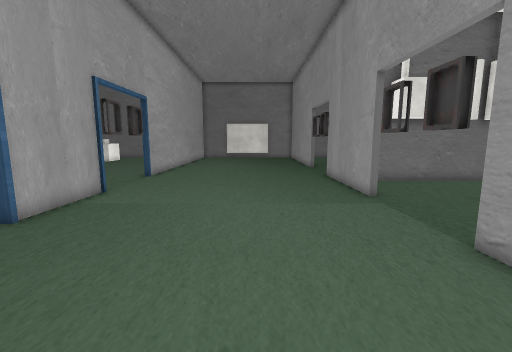
View 1 (above)

16 first-person views from a walk through a 3-D level made in the Unity game engine. The camera is 1.5 m above the floor, tilts 8° down and sees 90° across. Doors are open. The floor is counted in squares, 0.66 m on a side. Each view is taken from the middle of a square. On the plan, view 1 faces up. The plan holds only what a view shows up to about 17 squares ahead; the rest is blank. The place goes on beyond the plan. The player character is not drawn. Some surface patterns are stand-ins.

View 2
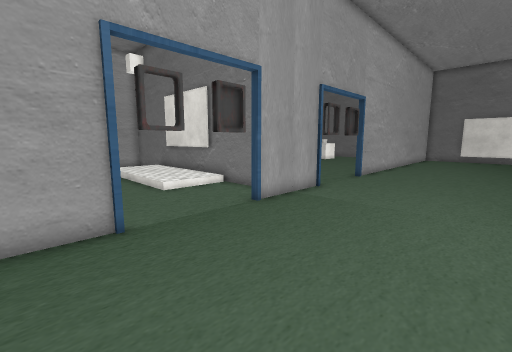

View 3
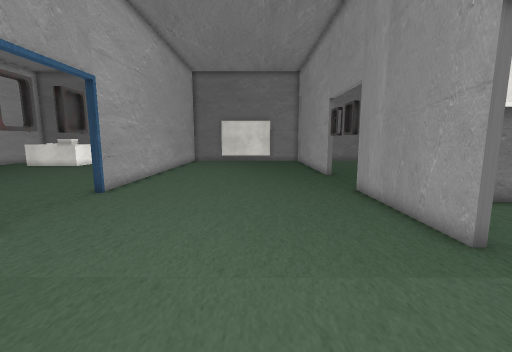

View 4
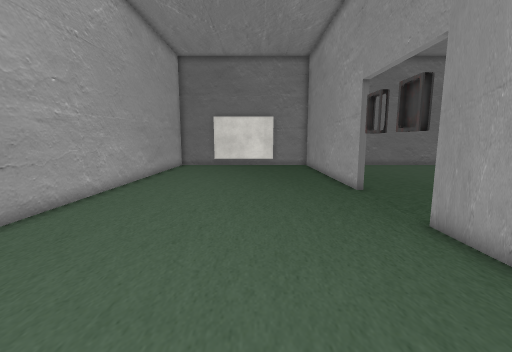

View 5
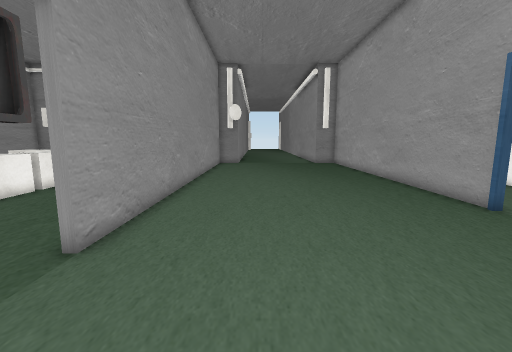

View 6
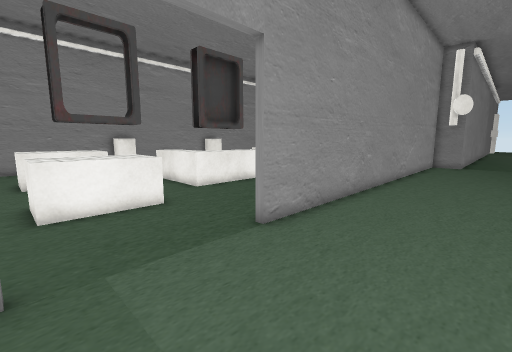

View 7
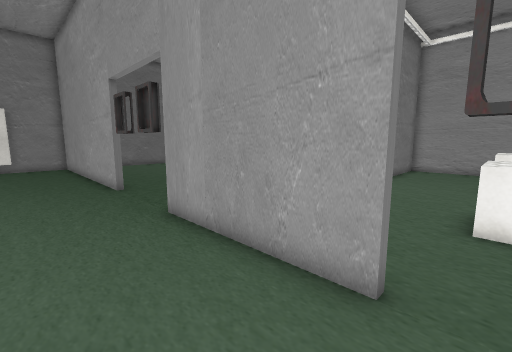

View 8
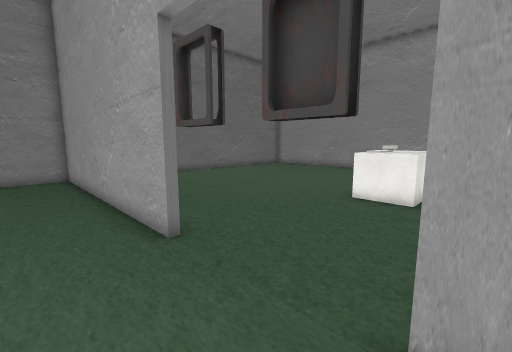

View 9
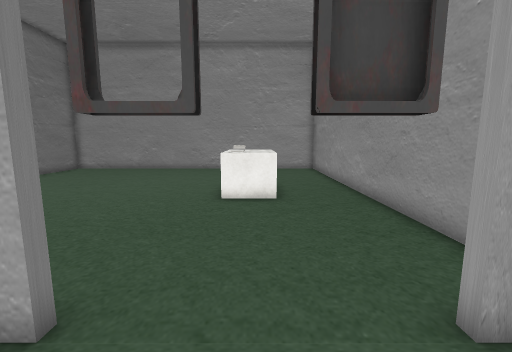

View 10
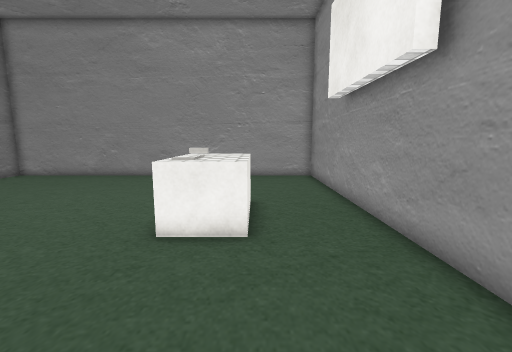

View 11
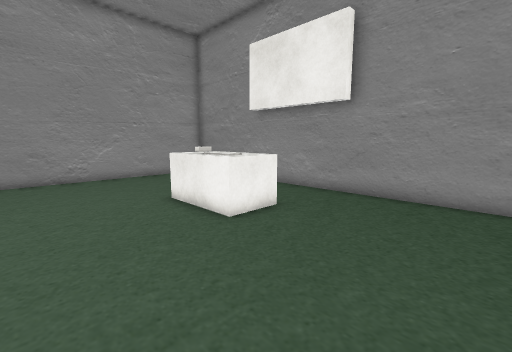

View 12
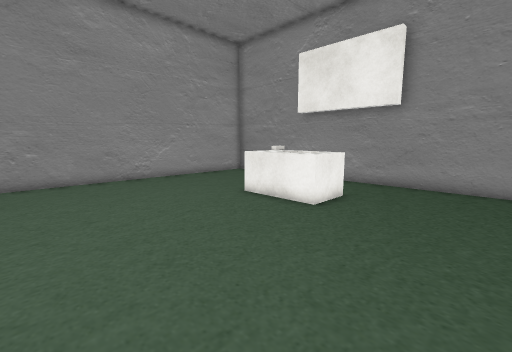

View 13
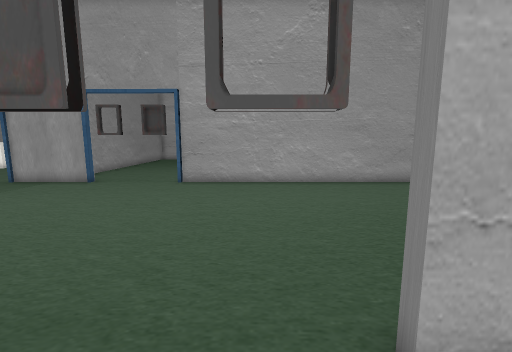

View 14
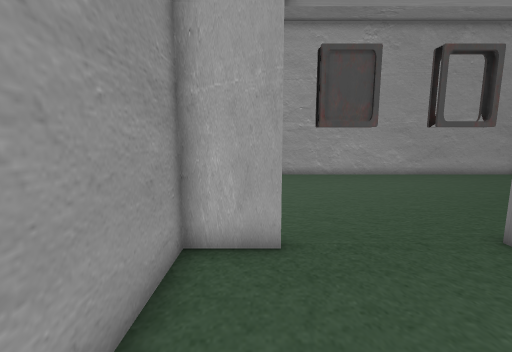

View 15
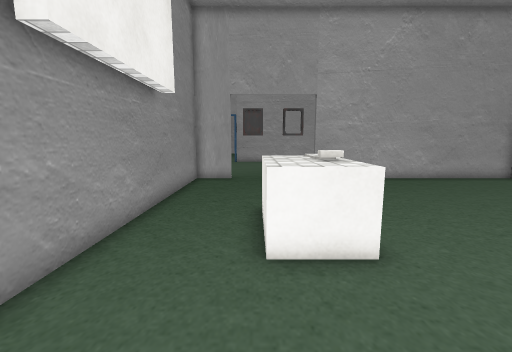

View 16
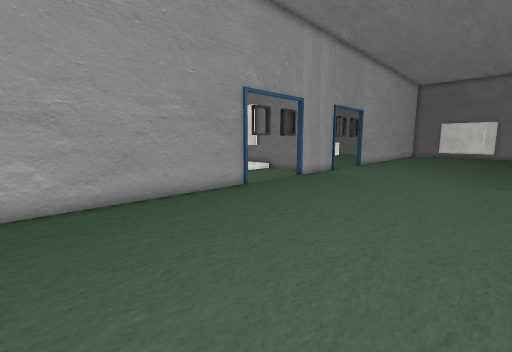

### Floor plan
Points are (right, up) in squares from view 1. A wall is a line through its corners. A room is listed if a view was taken in it or the views show most of it. See-through windows are left out.
Room 1 (views 1, 2, 3, 4, 5, 6, 7, 8, 9, 16)
walls: (4.6, 10.2) (4.6, 16.5); (-6.7, 11.1) (-6.7, 6.7); (4.6, 8.2) (4.6, 9.5); (4.8, 8.2) (4.8, 9.5); (-6.7, 12.9) (-6.7, 11.6); (-6.7, 6.1) (-6.7, 4.9); (4.6, 5.9) (4.6, 7.1); (4.8, 5.9) (4.8, 6.6); (-6.7, 15.2) (-6.7, 14); (-6.7, 3.8) (-6.7, 2.5); (4.6, 17.2) (4.6, 18.5); (4.8, 17.2) (4.8, 18.5); (-6.7, 2) (-6.7, -7.2); (4.6, 19.5) (4.6, 20.8); (4.8, 19.5) (4.8, 20.7); (4.6, 21.5) (4.6, 28.5); (4.6, -7.5) (4.6, 5.1); (-6.7, 28.5) (-6.7, 15.8)
ways out: open door at (4.5, 19) to room 2; open door at (-7, 4); open door at (-7, 13); open door at (4.6, 7.5)
Room 2 (views 10, 11, 12, 13, 14, 15)
walls: (4.9, 20.9) (4.9, 19.5); (4.9, 18.5) (4.9, 17.2); (4.6, 18.5) (4.6, 17.6); (4.9, 16.5) (4.9, 14.5) (22.3, 14.5) (22.3, 28.5); (4.9, 28.5) (4.9, 21.5)
ways out: open door at (4.5, 19) to room 1
objects: other object (12, 18) to (15, 20)

Positions as (right, up) in squares from view 1, and headings:
1: (0, 0), facing up
2: (0, 0), facing up-left
3: (0, 5), facing up
4: (0, 10), facing up
5: (1, 10), facing down
6: (0, 10), facing down-right
7: (1, 9), facing up-right
8: (2, 16), facing up-right
9: (2, 19), facing right
10: (6, 18), facing right
11: (6, 25), facing down-right
12: (7, 28), facing down-right
13: (7, 20), facing left
14: (10, 16), facing left
15: (20, 18), facing left
16: (3, -7), facing up-left
